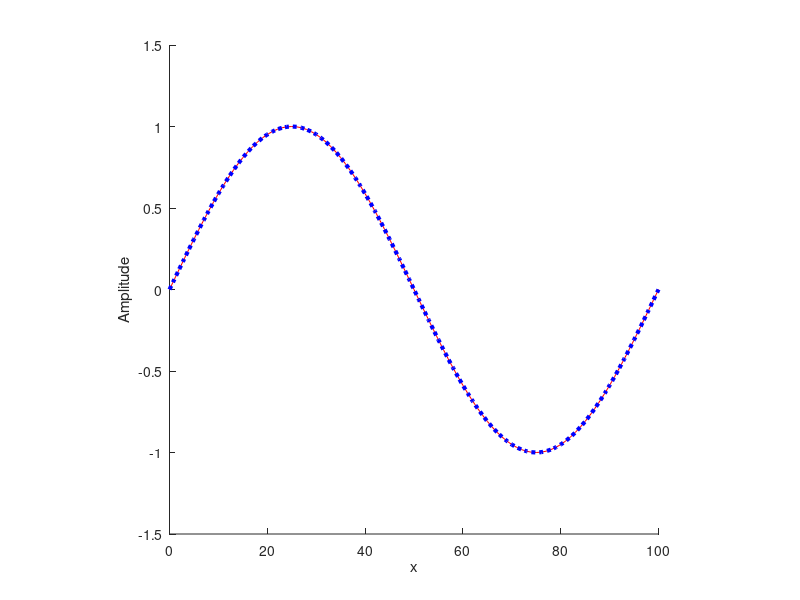

Here is the MATLAB script that generated this plot:
clear close all

x = 0:100;
hold on

y1 = sin(2*pi*x/100);
y2 = sin(2*pi*x/100);

xlabel('x')
ylabel('Amplitude')

axis([0, 100, -1.5, 1.5])
axis square
plot(x, y1, 'r')
plot(x, y2, ':b', 'LineWidth', 3)